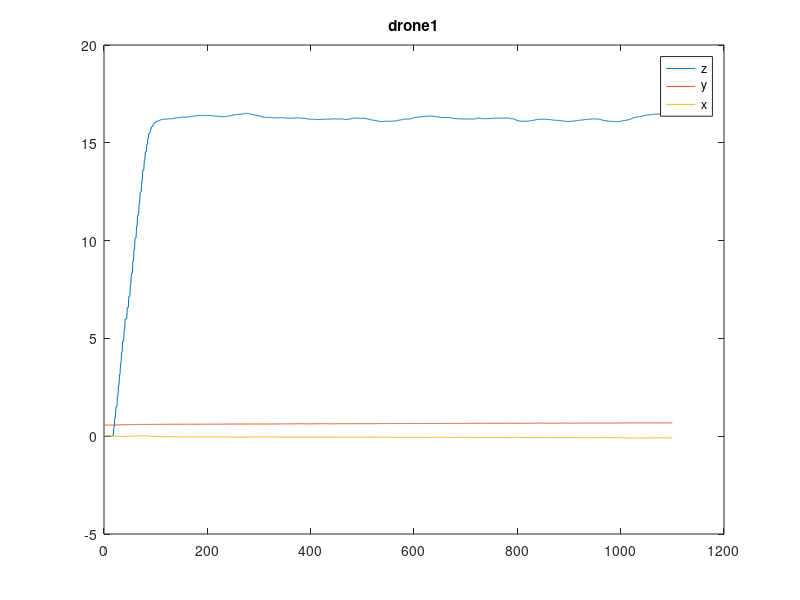
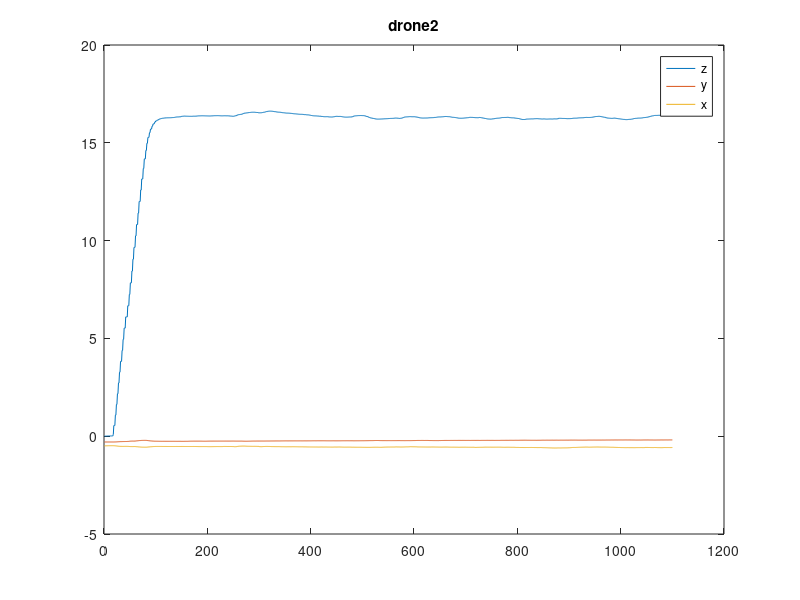
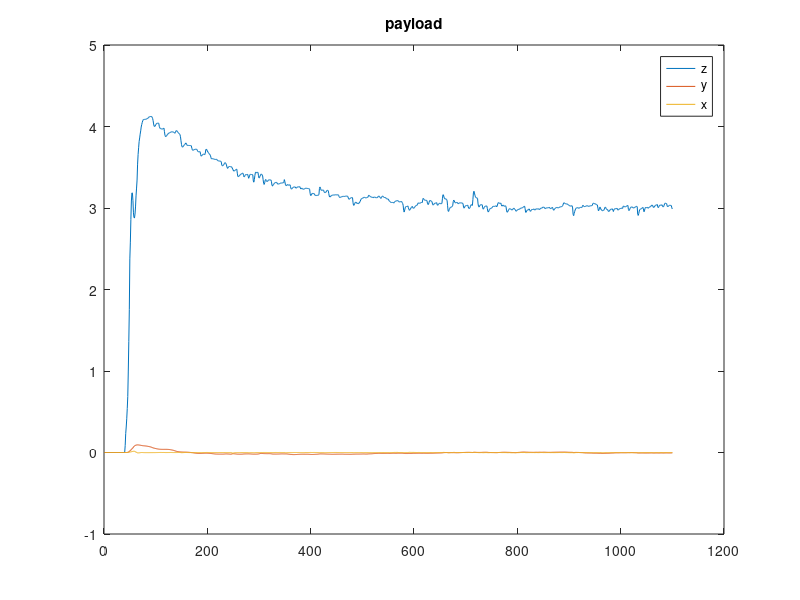

Source code (MATLAB) for these figures, in order:
clc;
clear;
% load('2');
load('20220411/3uav/3droneData_v8.mat');
figure();
plot(state_drone1(:,1,3));
hold on;
plot(state_drone1(:,1,2));
hold on;
plot(state_drone1(:,1,1));
hold on;
legend('z','y','x')
title("drone1")

figure();

plot(state_drone2(:,1,3));
hold on;
plot(state_drone2(:,1,2));
hold on;
plot(state_drone2(:,1,1));
hold on;
legend('z','y','x')
title("drone2")

figure();

plot(state_payload(:,1,3));
hold on;
plot(state_payload(:,1,2));
hold on;
plot(state_payload(:,1,1));
hold on;
legend('z','y','x')
title("payload")

% figure();
% plot(state_drone3(:,1,3));
% hold on;
% plot(state_drone3(:,1,2));
% hold on;
% plot(state_drone3(:,1,1));
% hold on;
% legend('z','y','x')
% title("drone3")

% save("3UAV-3/3droneData_v8.mat",'timestep','state_drone1',"state_drone2","state_drone3","state_payload","force_cable1","force_cable2", "force_cable3",...
%     "thrust_drone1","thrust_drone2","thrust_drone3","force_logger0","force_logger1","force_logger2","force_logger3","force_loggerAll","pwm2thrust1","pwm2thrust2","pwm2thrust3")